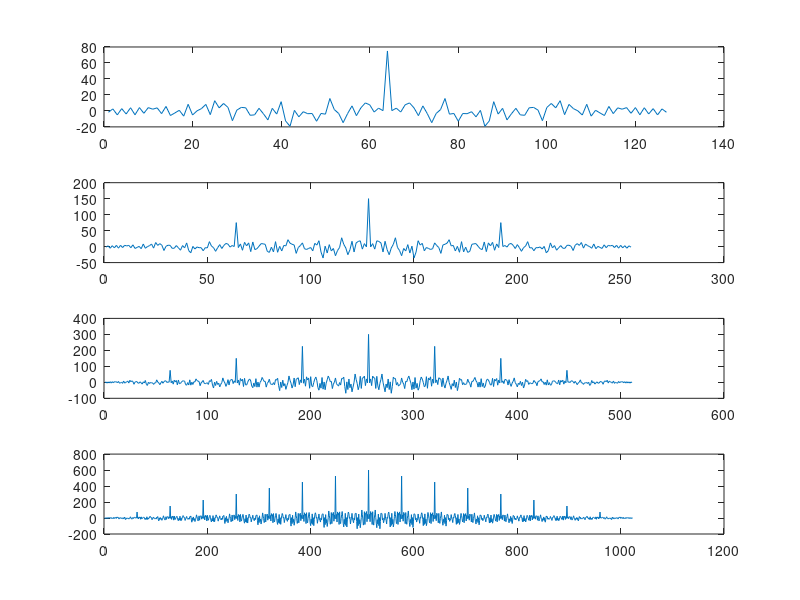
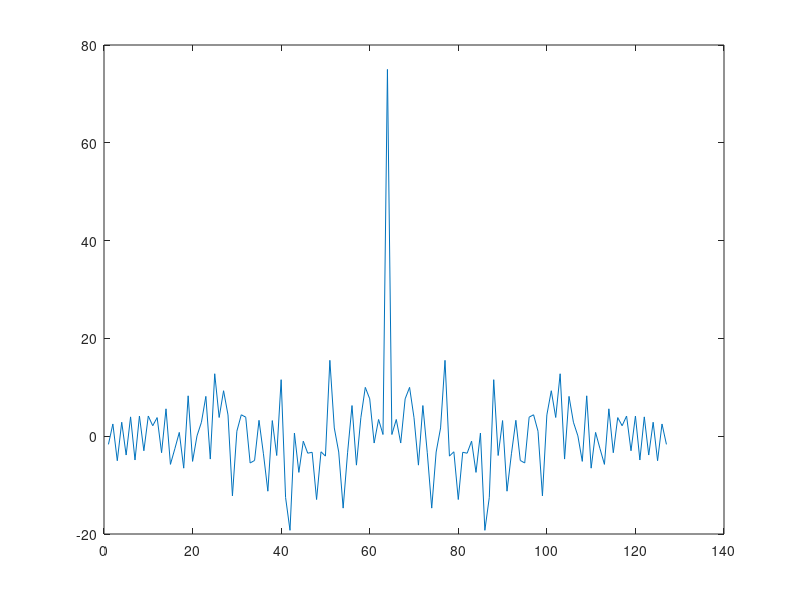
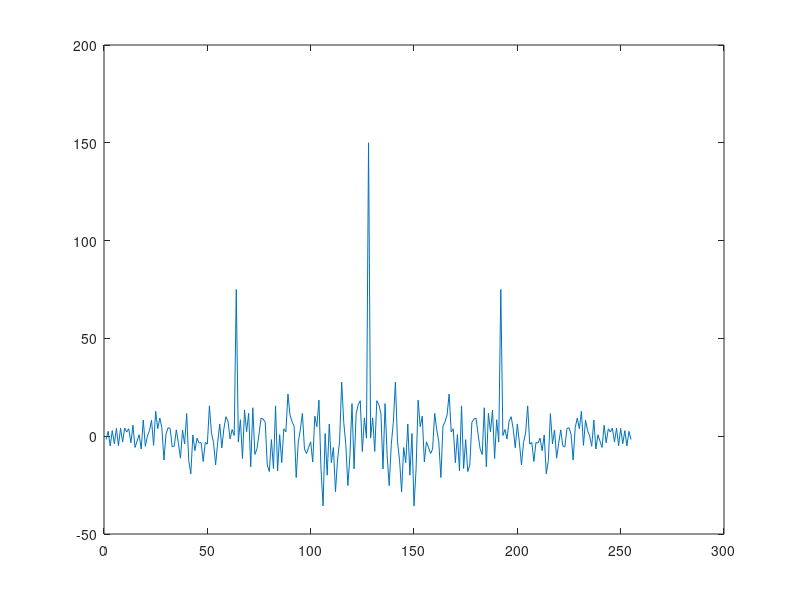
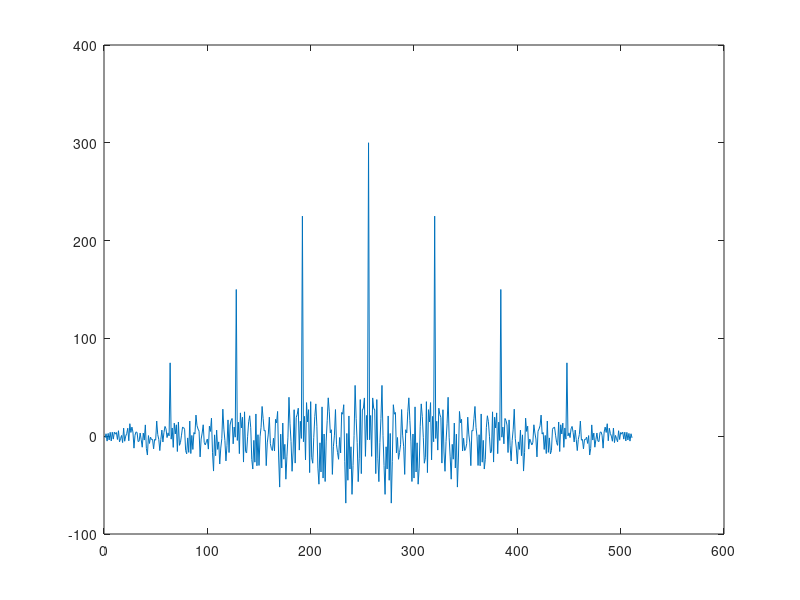

Reproduce these figures in MATLAB, in order.

x=randn(1,64);
x2=[x x];
x4=[x x x x ];
x8=[x x x x x x x x];


figure('units','normalized','outerposition',[0 0 1 1])

subplot(4,1,1);
plot(xcorr(x,x))

subplot(4,1,2);
plot(xcorr(x2,x2))


subplot(4,1,3);
plot(xcorr(x4,x4))

subplot(4,1,4);
plot(xcorr(x8,x8))



figure('units','normalized','outerposition',[0 0 1 1])

%subplot(2,2,1);
plot(xcorr(x,x))
figure('units','normalized','outerposition',[0 0 1 1])
% subplot(2,2,2);
plot(xcorr(x2,x2))
figure('units','normalized','outerposition',[0 0 1 1])
% subplot(2,2,3);
plot(xcorr(x4,x4))
figure('units','normalized','outerposition',[0 0 1 1])
% subplot(2,2,4);
plot(xcorr(x8,x8))